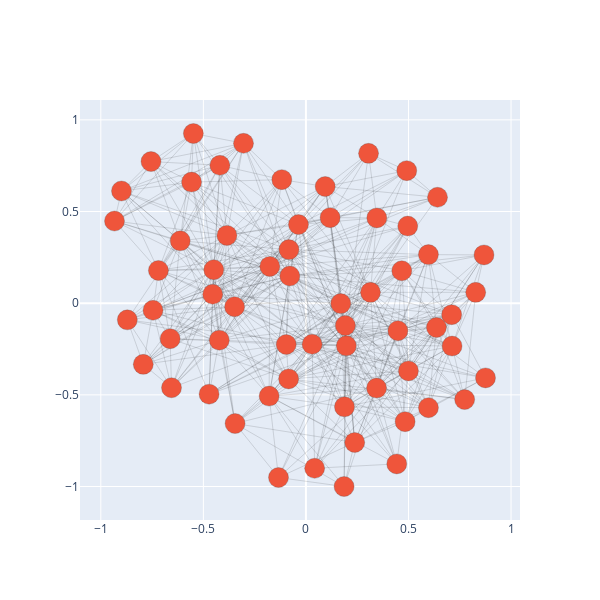

The code cell stored with this chart in its notebook:
### Code cell
_ = plota_grafo( G, nx.kamada_kawai_layout( G ) )

### Figure 1 — Plotly figure (JSON) as saved in the notebook; plotly's stock layout.template omitted (floating-point values rounded to 4 significant figures; data arrays with more than 128 entries replaced by an {"elided": "..."} marker saying what was removed)
{"data": [{"hoverinfo": "text", "line": {"color": "rgba( 0, 0, 0, 0.25 )", "width": 0.5}, "mode": "lines", "text": ["", "", "", "", "", "", "", "", "", "", "", "", "", "", "", "", "", "", "", "", "", "", "", "", "", "", "", "", "", "", "", "", "", "", "", "", "", "", "", "", "", "", "", "", "", "", "", "", "", "", "", "", "", "", "", "", "", "", "", "", ""], "type": "scatter", "x": {"elided": "1578 float values"}, "y": {"elided": "1578 float values"}}, {"hoverinfo": "text", "marker": {"line": {"width": 0.25}, "size": 20}, "mode": "markers", "text": ["EST5102", "EST5106", "EST5507", "EST5514", "EST5519", "EST5521", "EST5802", "EST5804", "MAI5002", "MAI5003", "MAI5014", "MAI5032", "PRG0027", "SMA5802", "SMA5934", "SME0110", "SME0123", "SME0130", "SME0142", "SME0206", "SME0211", "SME0212", "SME0213", "SME0220", "SME0240", "SME0241", "SME0245", "SME0250", "SME0252", "SME0262", "SME0284", "SME0285", "SME0300", "SME0306", "SME0320", "SME0332", "SME0334", "SME0341", "SME0510", "SME0800", "SME0805", "SME0806", "SME0808", "SME0809", "SME0810", "SME0814", "SME0815", "SME0820", "SME0822", "SME0823", "SME0824", "SME0828", "SME0870", "SME0871", "SME0880", "SME0881", "SME5827", "SME5873", "SME5962", "SME5975", "SME5978"], "type": "scatter", "x": [0.5973, 0.4998, 0.7106, 0.4428, 0.4674, 0.8682, 0.8755, 0.8278, -0.8707, 0.5972, -0.07858, -0.7553, 0.6415, 0.4915, 0.3053, -0.3043, 0.03033, 0.3456, -0.03635, -0.3477, -0.4194, -0.8992, -0.9332, 0.197, 0.0939, -0.1761, 0.1179, -0.7929, -0.7455, -0.1337, -0.6127, -0.3851, -0.4493, -0.4546, 0.1923, -0.719, -0.4223, -0.1175, -0.5575, 0.3147, -0.3454, 0.04261, -0.1794, 0.3444, 0.7739, -0.08441, 0.7125, -0.09601, 0.1879, 0.186, -0.4721, -0.08271, 0.238, 0.4836, 0.4484, 0.6363, -0.6553, -0.6619, -0.5487, 0.1699, 0.4964], "y": [-0.5701, -0.3695, -0.06264, -0.8767, 0.1767, 0.2631, -0.4075, 0.05912, -0.09103, 0.2648, 0.1479, 0.7725, 0.5778, 0.7229, 0.8173, 0.8721, -0.2241, 0.4652, 0.4289, -0.01925, 0.752, 0.6119, 0.448, -0.2328, 0.6363, 0.2006, 0.4665, -0.3336, -0.03871, -0.9511, 0.3399, 0.3697, 0.1826, 0.04843, -0.1219, 0.1785, -0.2016, 0.6739, 0.6603, 0.05906, -0.6565, -0.9005, -0.507, -0.4633, -0.5257, -0.4131, -0.234, -0.2253, -0.5654, -1, -0.4963, 0.2921, -0.7597, -0.6464, -0.1502, -0.1329, -0.4614, -0.194, 0.9255, -0.00233, 0.4206]}], "layout": {"height": 600, "showlegend": false, "width": 600}}
